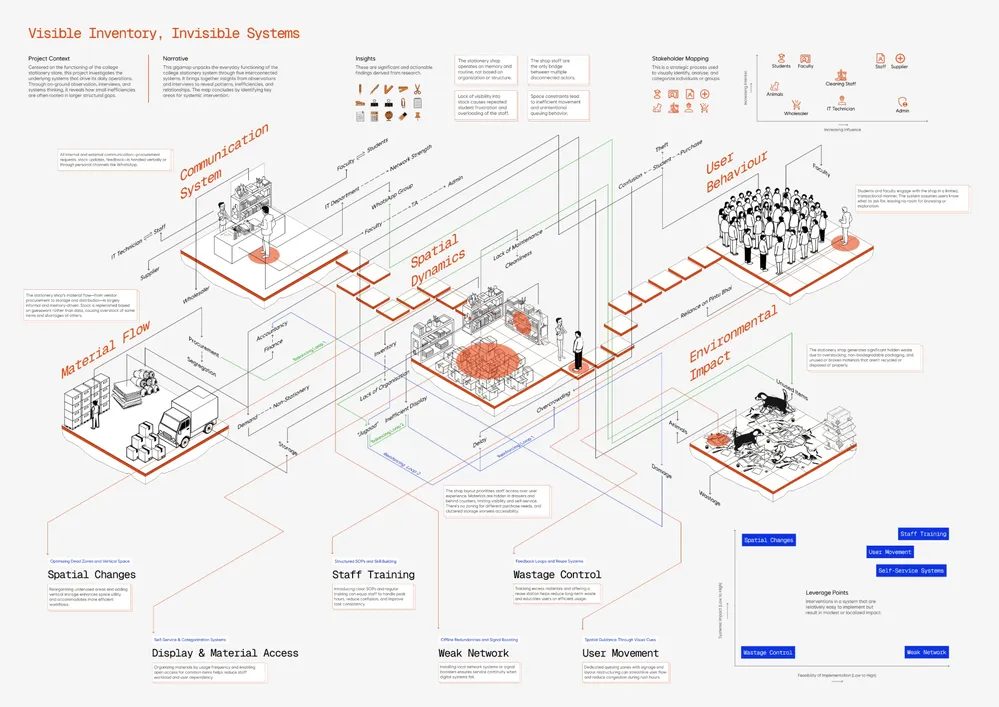
#> input picture systemmap/source/gigamap.webp, 999 x 707 px, shrunk from 2000 x 1415 before the run
$ python detect.py
#> lines starting #> are read from the running program, lines starting #| are printed output that depends on the picture; after the words box and inside, x2 and y2 are one past the last pixel; in counts of white or black regions, pixels touching at a corner belong together
"""Find the straight line segments of the gigamap's connection network.

Lines run vertically or at +-30 degrees. For each colour class and direction
we sample along every candidate line and keep long runs of line pixels.
Writes segments.json: [{c, d, x0, y0, x1, y1}] in gigamap pixels.
"""
import json
from pathlib import Path

import numpy as np
from PIL import Image

ROOT = Path(__file__).resolve().parents[1]
A = np.asarray(Image.open(ROOT / "source/gigamap.webp").convert("RGB")).astype(float)
H, W, _ = A.shape
#> H = 707; W = 999
R, G, B = A[..., 0], A[..., 1], A[..., 2]
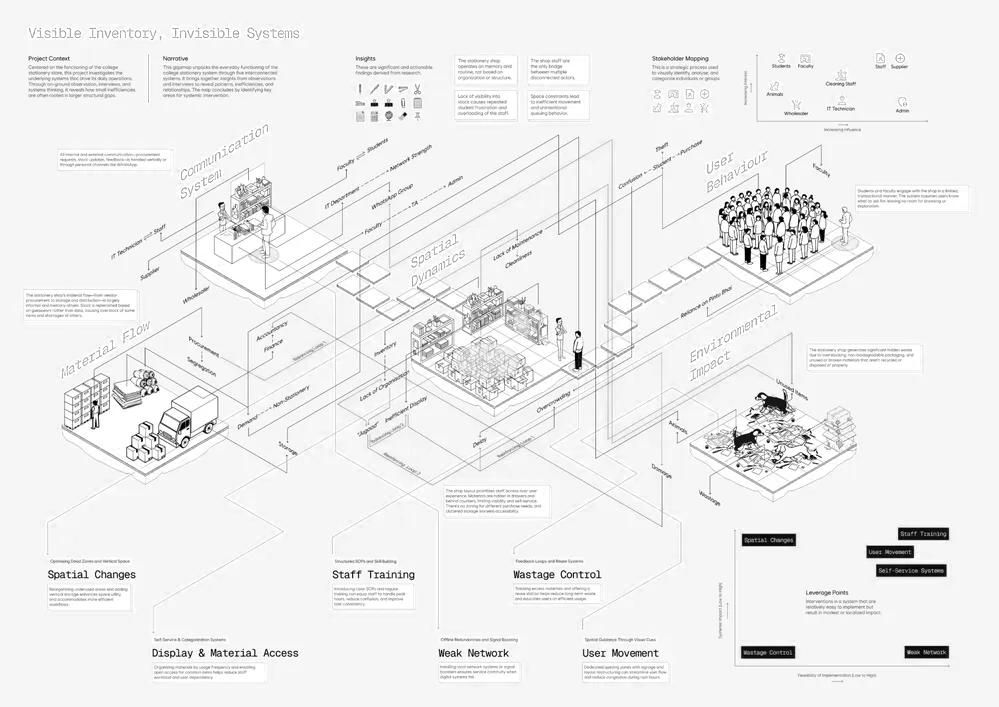
#> R: shape (707, 999) float64; min 0, max 255, mean 238.8
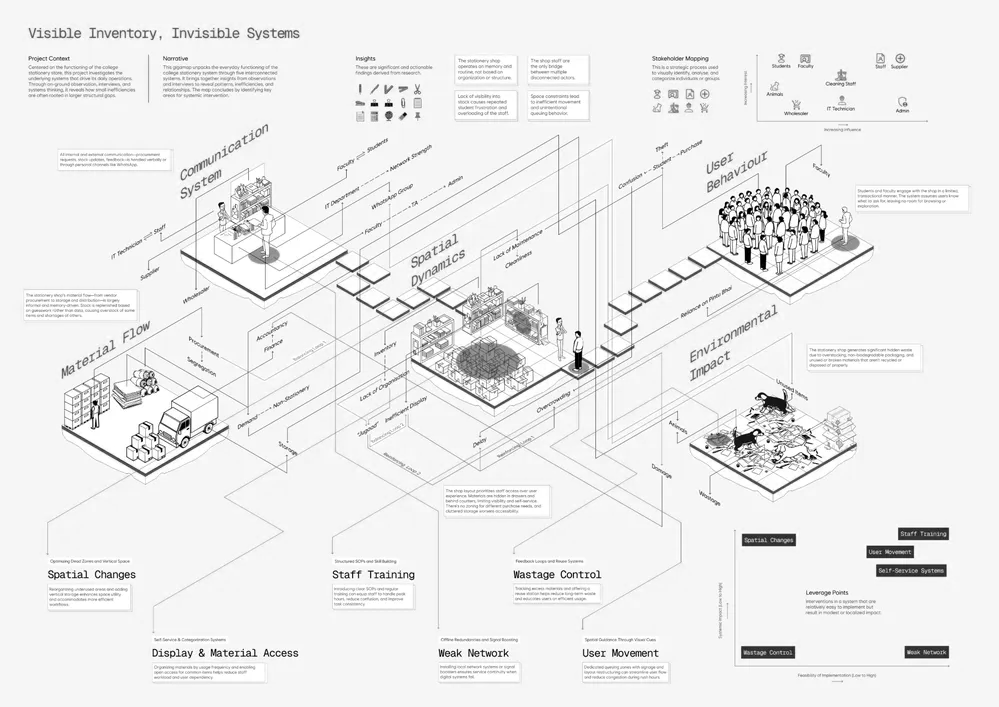
#> G: shape (707, 999) float64; min 0, max 255, mean 237.3
V = A.mean(2)
SAT = A.max(2) - A.min(2)
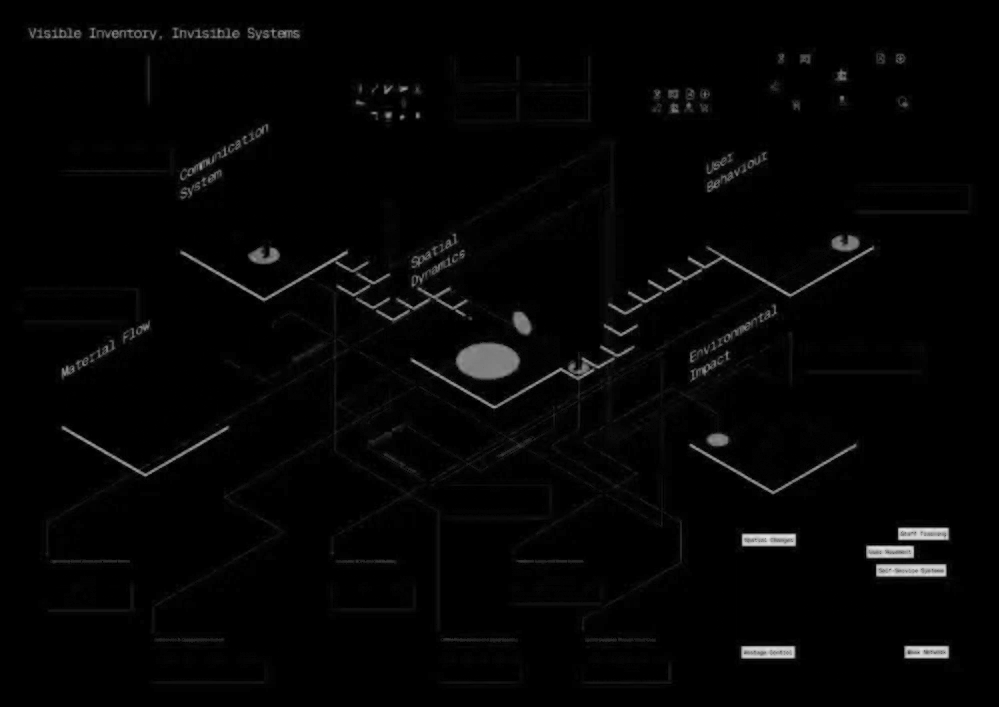
#> SAT: shape (707, 999) float64; min 0, max 226, mean 4.5

INK = np.abs(A - 246).max(2) > 18
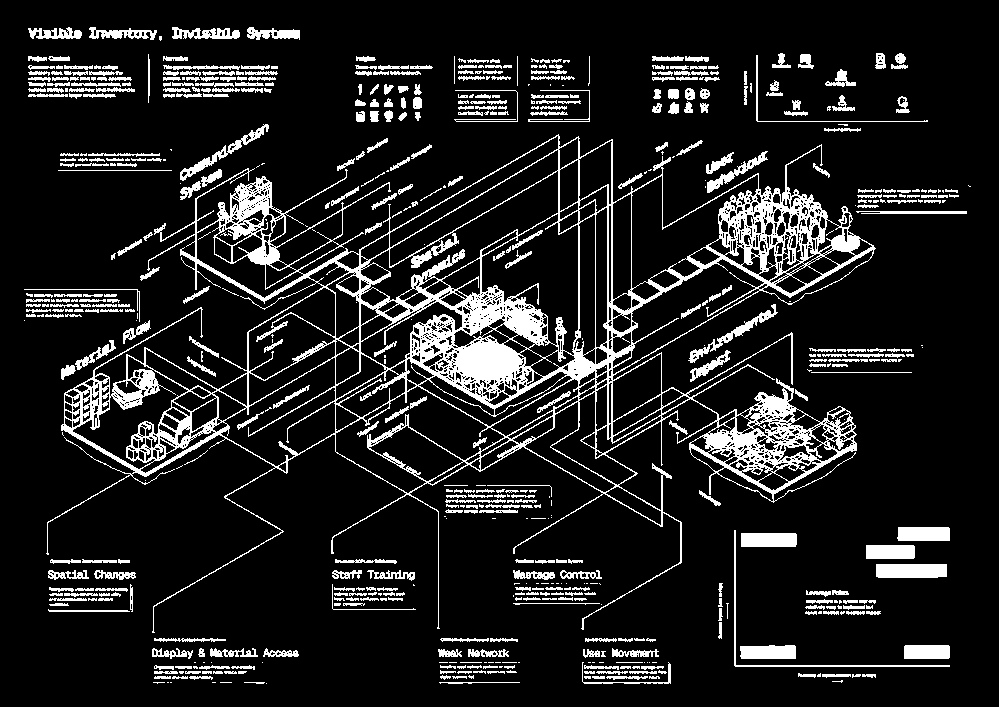
#> INK: shape (707, 999) bool; 12.5% white; 627 white regions (176 under 20 px), largest, box (x1, y1, x2, y2) and area: (46, 134, 876, 633) 48606, (876, 564, 947, 578) 983, (741, 533, 797, 547) 781
CLASSES = {
    "black": INK & (SAT < 22) & (V < 232),
    "green": INK & (G - R > 15) & (G - B > 10),
    "blue": INK & (B - R > 15) & (B - G > 6),
    "orange": INK & (R - B > 30) & (R - G > 20),
}
T = np.tan(np.radians(30))
DIRS = {"v": None, "ur": -T, "dr": T}   # slope dy/dx for the 30 degree families


def bilin(mask, xs, ys):
    xi = np.clip(np.round(xs).astype(int), 0, W - 1)
    yi = np.clip(np.round(ys).astype(int), 0, H - 1)
    ok = (xs >= 0) & (xs < W) & (ys >= 0) & (ys < H)
    return mask[yi, xi] & ok


def runs(on, min_len, max_gap):
    idx = np.nonzero(on)[0]
    if len(idx) == 0:
        return []
    out, s, p = [], idx[0], idx[0]
    for i in idx[1:]:
        if i - p > max_gap:
            if p - s >= min_len:
                out.append((s, p))
            s = i
        p = i
    if p - s >= min_len:
        out.append((s, p))
    return out


segs = []
for cname, m in CLASSES.items():
    # widen by one pixel so anti-aliased lines read as continuous
    mm = m.copy()
    mm[1:, :] |= m[:-1, :]
    mm[:, 1:] |= m[:, :-1]
    for d, slope in DIRS.items():
        found = []
        if d == "v":
            for x in range(W):
                col = mm[:, x]
                for a, b in runs(col, 22, 3):
                    found.append((x, a, x, b, x))
        else:
            xs = np.arange(W, dtype=float)
            # lines y = slope*x + c ; step c by 0.5
            cs = np.arange(-W * abs(slope) - 5, H + W * abs(slope) + 5, 0.5)
            for c in cs:
                ys = slope * xs + c
                on = bilin(mm, xs, ys)
                for a, b in runs(on, 22, 3):
                    found.append((a, slope * a + c, b, slope * b + c, c))
        # non-maximum suppression: neighbouring offsets give the same line
        found.sort(key=lambda f: (f[4], f[0]))
        keep = []
        for f in found:
            dup = False
            for k in keep[-40:]:
                if abs(k[4] - f[4]) <= 2.2 and min(k[2], f[2]) - max(k[0], f[0]) > -2 and (
                        d != "v" or min(k[3], f[3]) - max(k[1], f[1]) > -2):
                    # merge into the longer one
                    if (f[2] - f[0]) + (f[3] - f[1]) > (k[2] - k[0]) + (k[3] - k[1]):
                        keep[keep.index(k)] = f
                    dup = True
                    break
            if not dup:
                keep.append(f)
        for x0, y0, x1, y1, _ in keep:
            segs.append({"c": cname, "d": d, "x0": round(float(x0), 1), "y0": round(float(y0), 1),
                         "x1": round(float(x1), 1), "y1": round(float(y1), 1)})
    print(cname, sum(1 for s in segs if s["c"] == cname))
#> this loop made 4 passes
#> cname on passes 2 to 4: 'green', 'blue', 'orange'
#> cname on pass 1: 'black'
#| black 1203
#| green 5
#| blue 92
#| orange 130
#> pass 1, `mm = m.copy()`:
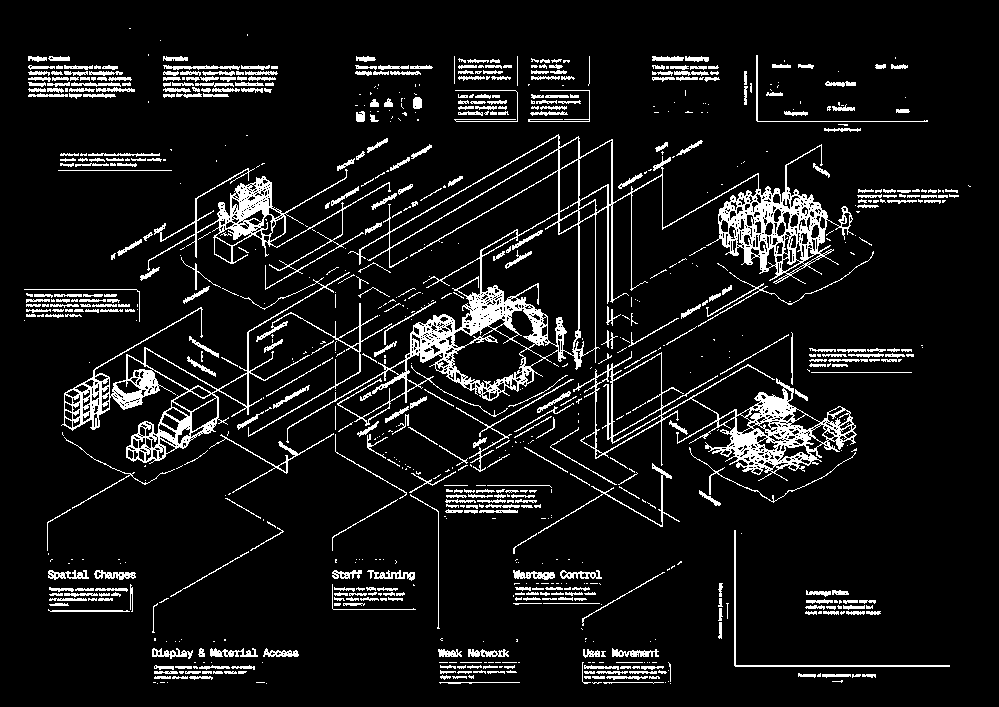
#> mm: shape (707, 999) bool; 8.8% white in thin lines or dots, all inside (x1, y1, x2, y2) = (24, 28, 971, 684)
#> after the loop:
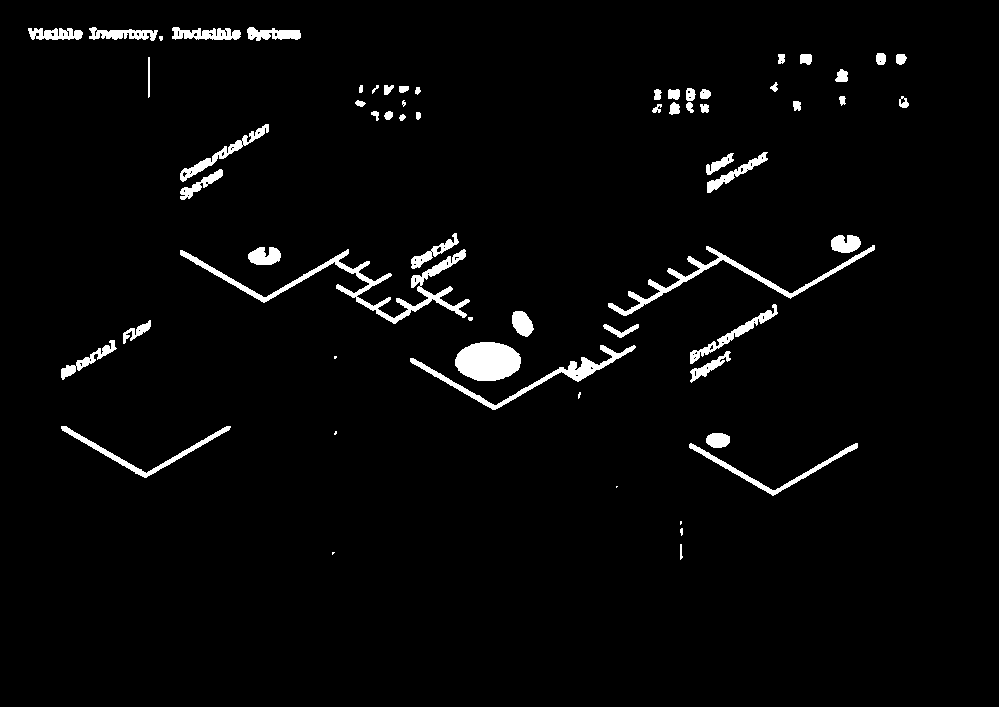
#> mm: shape (707, 999) bool; 2.9% white; 63 white regions (10 under 20 px), largest, box (x1, y1, x2, y2) and area: (180, 249, 470, 324) 3033, (455, 342, 521, 381) 2025, (608, 245, 875, 316) 1869

(Path(__file__).parent / "segments.json").write_text(json.dumps(segs))
